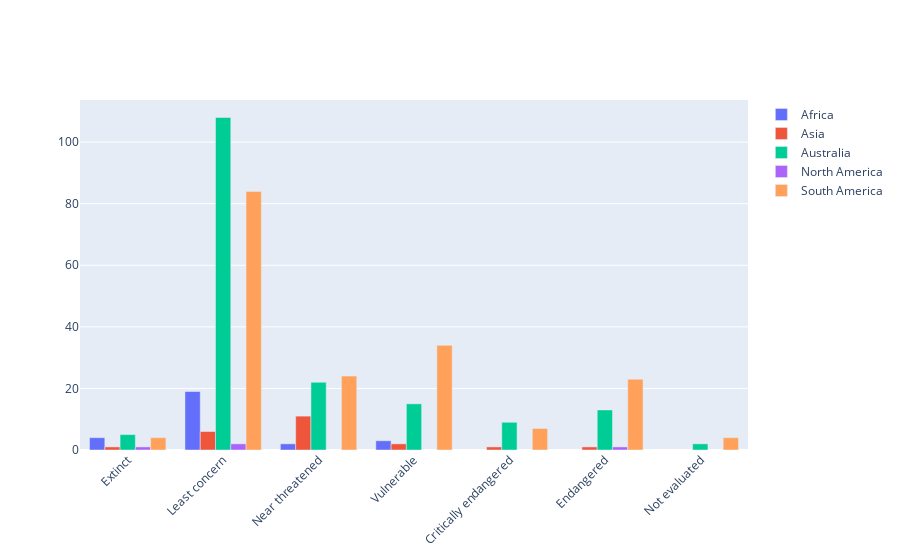

Notebook code for this chart:
### Code cell
fig = go.Figure()
fig.add_trace(go.Bar(
    x=ps_africa['Status'],
    y=ps_africa['Parrot_count'],
    name='Africa'
))
fig.add_trace(go.Bar(
    x=ps_asia['Status'],
    y=ps_asia['Parrot_count'],
    name='Asia'
))
fig.add_trace(go.Bar(
    x=ps_aus['Status'],
    y=ps_aus['Parrot_count'],
    name='Australia'
))
fig.add_trace(go.Bar(
    x=ps_na['Status'],
    y=ps_na['Parrot_count'],
    name='North America'
))
fig.add_trace(go.Bar(
    x=ps_sa['Status'],
    y=ps_sa['Parrot_count'],
    name='South America'
))


# Here we modify the tickangle of the xaxis, resulting in rotated labels.
fig.update_layout(barmode='group', xaxis_tickangle=-45)
fig.show()

### Figure 1 — Plotly figure (JSON) as saved in the notebook; plotly's stock layout.template omitted (floating-point values rounded to 4 significant figures)
{"data": [{"name": "Africa", "type": "bar", "x": ["Extinct", "Least concern", "Near threatened", "Vulnerable"], "y": [4, 19, 2, 3]}, {"name": "Asia", "type": "bar", "x": ["Critically endangered", "Endangered", "Extinct", "Least concern", "Near threatened", "Vulnerable"], "y": [1, 1, 1, 6, 11, 2]}, {"name": "Australia", "type": "bar", "x": ["Critically endangered", "Endangered", "Extinct", "Least concern", "Near threatened", "Not evaluated", "Vulnerable"], "y": [9, 13, 5, 108, 22, 2, 15]}, {"name": "North America", "type": "bar", "x": ["Endangered", "Extinct", "Least concern"], "y": [1, 1, 2]}, {"name": "South America", "type": "bar", "x": ["Critically endangered", "Endangered", "Extinct", "Least concern", "Near threatened", "Not evaluated", "Vulnerable"], "y": [7, 23, 4, 84, 24, 4, 34]}], "layout": {"barmode": "group", "xaxis": {"tickangle": -45}}}
